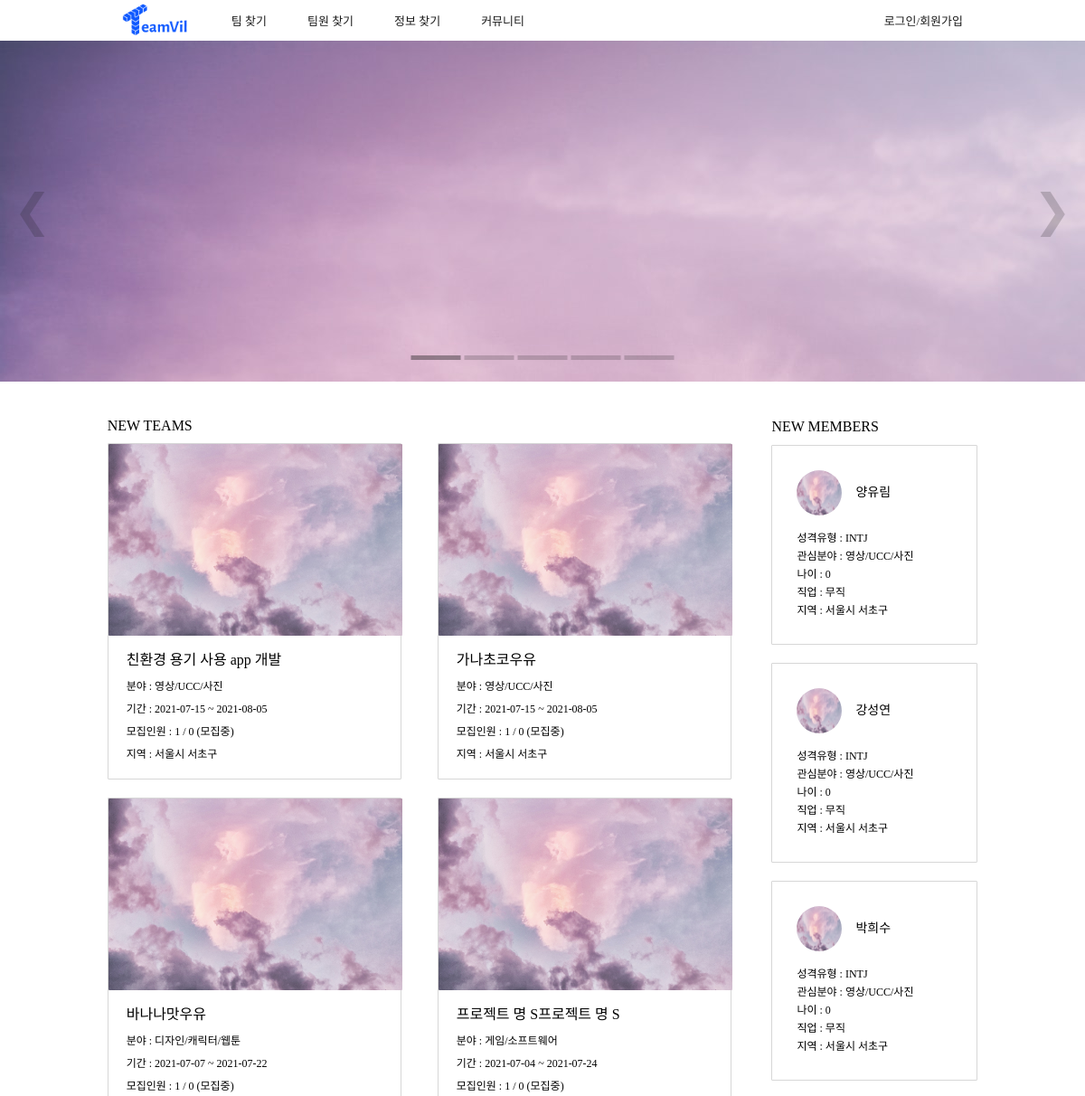
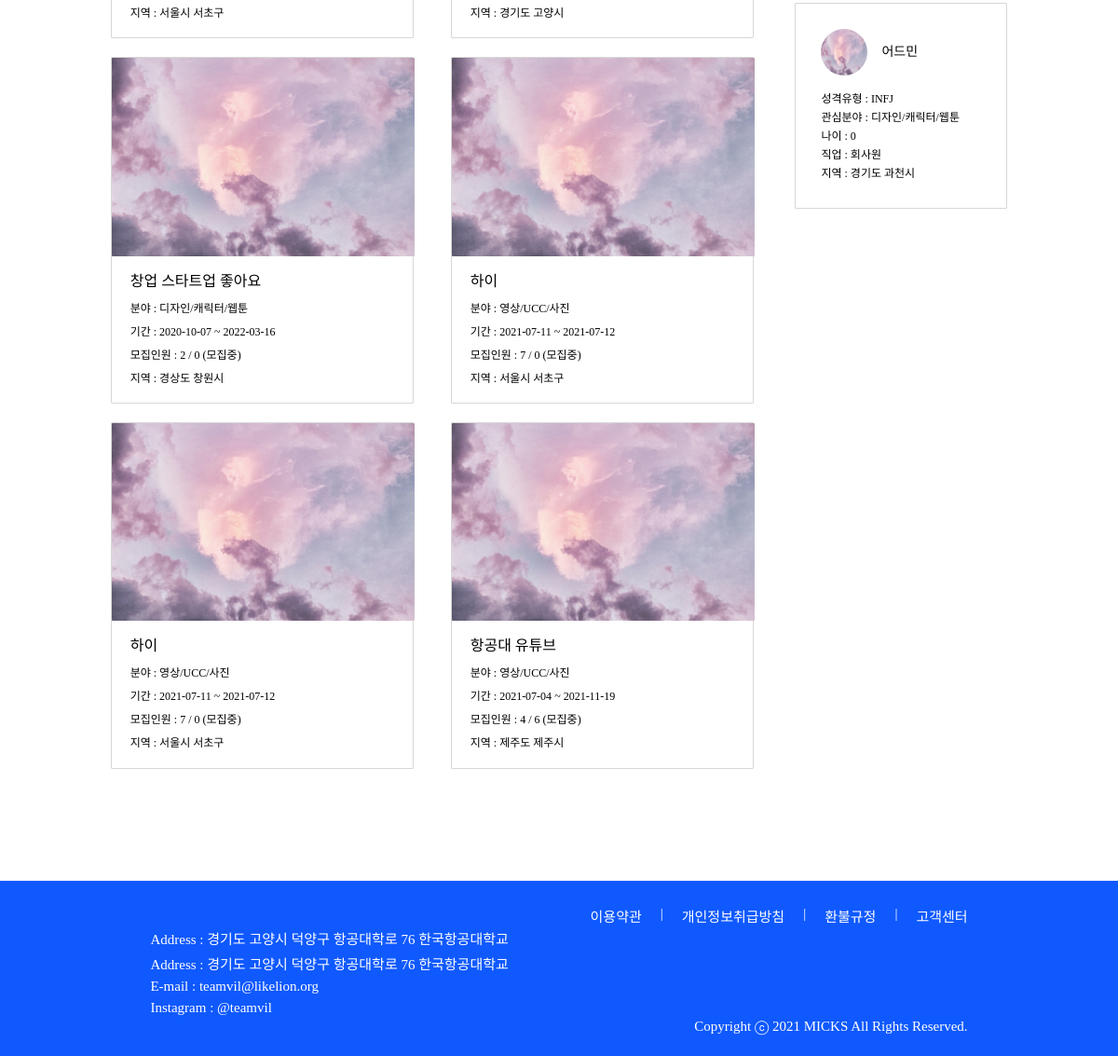
The page / on the database its author committed (2 pictures, top to bottom).
### project/models.py (models this page shows, shortened)
class Project(models.Model):
    user_id = models.ForeignKey(User, on_delete = models.PROTECT, db_column="user_id")
    use = models.IntegerField(default=0)
    isEnd = models.IntegerField(default=0)
    type = models.IntegerField()
    title = models.CharField(max_length=100)
    desc = models.CharField(max_length=100)
    field1_id = models.ForeignKey('home.Field1', on_delete = models.CASCADE, db_column="field1_id")
    field2 = models.CharField(max_length=20)
    region1_id = models.ForeignKey('home.Region1', on_delete = models.CASCADE, db_column="region1_id")
    region2_id = models.ForeignKey('home.Region2', on_delete = models.CASCADE, db_column="region2_id")
    mem_total = models.IntegerField()
    mem_now = models.IntegerField()
    mem_duty = models.IntegerField(default=0)
    start_date = models.DateField()
    end_date = models.DateField()
    state = models.IntegerField(default=1)
    school = models.CharField(max_length=45, null=True)
    content = models.TextField()
    isLink = models.IntegerField(default=0)
    isFile = models.IntegerField(default=0)
    education_id = models.ForeignKey('home.Education', on_delete = models.CASCADE, db_column="education_id", null=True)
    view_cnt = models.IntegerField(default=0)
    register = models.DateTimeField(default=timezone.now)

### home/models.py (models this page shows, shortened)
class Field1(models.Model):
    field1 = models.CharField(max_length=20)

class Region1(models.Model):
    region1 = models.CharField(max_length=20)

class Region2(models.Model):
    region1_id = models.ForeignKey(Region1, on_delete = models.CASCADE, db_column="region1_id")
    region2 = models.CharField(max_length=20)

### account/models.py (models this page shows, shortened)
class Profile(models.Model):
    user_id = models.ForeignKey(User, on_delete = models.CASCADE, db_column="user_id")
    name = models.CharField(max_length=25)
    mbti_id = models.ForeignKey(Mbti, on_delete = models.CASCADE, db_column="mbti_id")
    mbti_detail = models.CharField(max_length=100, null=True)
    email = models.CharField(max_length=45)
    phone = models.CharField(max_length=15)
    birthday = models.DateField()
    region1_id = models.ForeignKey(Region1, on_delete = models.CASCADE, db_column="region1_id")
    region2_id = models.ForeignKey(Region2, on_delete = models.CASCADE, db_column="region2_id")
    openPhone = models.IntegerField()
    openEmail = models.IntegerField()
    term_id = models.ForeignKey(Term, on_delete = models.CASCADE, db_column="term_id")
    field1_id = models.ForeignKey(Field1, on_delete = models.CASCADE, db_column="field1_id")
    field2 = models.CharField(max_length=20)
    state = models.IntegerField()
    job_id = models.ForeignKey(Job, on_delete = models.CASCADE, db_column="job_id")
    education_id = models.ForeignKey(Education, on_delete = models.CASCADE, db_column="education_id", null=True)
    isLink = models.IntegerField()
    isFile = models.IntegerField()
    isCarrer = models.IntegerField()
    pr = models.TextField(null=True)
    register = models.DateTimeField(default=timezone.now)
    photo = models.FileField(null=True)
    isReview = models.IntegerField()
    view_cnt = models.IntegerField(default=0)
    submit = models.IntegerField(default=0)

class Mbti(models.Model):
    mbti = models.CharField(max_length=4)
    mbti_cnt = models.IntegerField(default=0)

class Job(models.Model):
    job = models.CharField(max_length=20)

### home/views.py (the view)
# urls.py: 2. Add a URL to urlpatterns:  path('', views.home, name='home')
def home(request):
    projects = Project.objects.all().order_by('-id')[:8]
    profiles = Profile.objects.all().order_by('-id')[:4]
    return render(request, "home.html", {'profiles':profiles, "projects":projects })

### teamvil/templatetags/custom_tags.py (called while the page is built)
@register.simple_tag
def getAge(birthday):
    now = int(datetime.datetime.today().year)
    birthday = int(birthday.strftime('%Y'))
    return now - birthday

### home/templates/home.html (shortened to what this page needs)
<!DOCTYPE html>
{% load custom_tags %}
{% load static %}
<html lang="en">
<head>
    <link rel="stylesheet" href="{% static 'css/base.css' %}">
    <link rel="stylesheet" href="{% static 'css/home.css' %}">
</head>
<body>
    {% include 'navbar.html' %}
    <div class="home-slide-container">
        <div class="home-slide-item fade" style="display: block;">
            <div class="home-slide-img-container">
                <img class="home-slide-img" src="{% static 'image/home_slide_img_1.jpg' %}" alt="">
            </div>
        </div>
        <a class="home-slide-prev" onclick="plusSlide(-1)">&#10094;</a>
        <a class="home-slide-next" onclick="plusSlide(1)">&#10095;</a>
        <div class="home-slide-dot-container">
            <span class="home-slide-dot" onclick="currentSlide(1)"></span>
            <span class="home-slide-dot" onclick="currentSlide(2)"></span>
            <span class="home-slide-dot" onclick="currentSlide(3)"></span>
            <span class="home-slide-dot" onclick="currentSlide(4)"></span>
            <span class="home-slide-dot" onclick="currentSlide(5)"></span>
        </div>
    </div>
    <div class="margin home-latest-info-wrap">
        <div class="home-latest-info-wrap-container">
            <div class="home-latest-info-container">
                <section class="home-latest-team-container">
                    <div class="home-latest-team-head">
                        <p class="home-latest-team-head-text spoqa-medium">NEW TEAMS</p>
                    </div>
                    <div class="home-latest-team-table">
                        <div class="home-latest-team-table-item">
                            {% for project in projects %}
                                <article class="home-latest-team-item">
                                    <img class="home-latest-team-image" src="{% static 'image/cloud.jpg' %}" alt="">
                                    <div class="home-latest-team-item-text">
                                        <p class="home-latest-team-item-title spoqa-medium">{{project.title}}</p>
                                        <p class="home-latest-team-item-content spoqa-regular">분야 : {{project.field1_id.field1}}</p>
                                        <p class="home-latest-team-item-content spoqa-regular">기간 : {{project.start_date|date:"Y-m-d"}} ~ {{project.end_date|date:"Y-m-d"}}</p>
                                        <p class="home-latest-team-item-content spoqa-regular">모집인원 : {{project.mem_now}} / {{project.mem_duty}}
                                            {% if project.state == 1%}
                                                (모집중)
                                            {% else %}
                                                (모집완료)
                                            {% endif %}
                                        </p>
                                        <p class="home-latest-team-item-content spoqa-regular">지역 : {{project.region1_id.region1}} {{project.region2_id.region2}}</p>
                                    </div>
                                </article>
                            {% endfor %}
                        </div>
                    </div>
                </section>
                <section class="home-latest-member-container">
                    <div class="home-latest-member-head">
                        <p class="home-latest-member-head-text spoqa-medium">NEW MEMBERS</p>
                    </div>
                    <div class="home-latest-member-table">
                        <div class="home-latest-member-table-item">
                        {% for profile in profiles %}
                            <article class="home-latest-member-item">
                                <div class="home-latest-member-profile-container">
                                    <div class="home-latest-member-name-container">
                                        <img class="home-latest-member-image" src="{% static 'image/cloud.jpg' %}" alt="">
                                        <p class="spoqa-medium">{{profile.name}}</p>
                                    </div>
                                </div>
                                <p>성격유형 : {{profile.mbti_id.mbti}}</p>
                                <p>관심분야 : {{profile.field1_id.field1}}</p>
                                <p>나이 : {% getAge profile.birthday %}</p>
                                <p>직업 : {{ profile.job_id.job }}</p>
                                <p>지역 : {{ profile.region1_id.region1 }} {{ profile.region2_id.region2 }}</p>
                            </article>
                        {% endfor %}
                        </div>
                    </div>
                </section>
            </div>
        </div>
    </div>
    {% include 'footer.html' %}
</body>
</html>

### teamvil/static/css/base.css (style rules this page uses)
* { margin: 0; padding: 0; }
.margin { margin: 0px 118.6875px; }
.active { display: block; }
.spoqa-regular { font-family: 'Spoqa Han Sans Neo', 'sans-serif'; font-weight: 400; }
.spoqa-medium { font-family: 'Spoqa Han Sans Neo', 'sans-serif'; font-weight: 500; }
a { text-decoration: none; color: #1B1B1B; }
body { display: flex; min-height: 100vh; flex-direction: column; }

### home/static/css/home.css (style rules this page uses)
* { box-sizing: border-box; }
.home-slide-container { position: relative; width: 100%; }
.home-slide-item { height: 376.635px; display: none; overflow: hidden; }
.home-slide-prev, .home-slide-next { position: absolute; top: 50%; transform: translate(0, -50%); font-size: 50px; padding: 15px; cursor: pointer; color: rgba(27, 27, 27, 0.2); transition: 0.1s; user-select: none; }
.home-slide-next { right: 0; }
.home-slide-dot-container { position: absolute; left: 50%; transform: translate(-50%); bottom: 20px; cursor: pointer; }
.home-slide-dot { display: inline-block; width: 55px; height: 5px; margin: 0; background: rgba(27, 27, 27, 0.2); cursor: pointer; }
.active, .home-slide-dot:hover { background: rgba(27, 27, 27, 0.4); }
.fade { -webkit-animation-name: fade; -webkit-animation-duration: 1.5s; animation-name: fade; animation-duration: 1.5s; }
.home-latest-info-wrap { display: flex; justify-content: center; }
@media (min-width: 1190px) and (max-width: 1473.6px) { .home-latest-info-wrap-container { width: 1000.225px; } }
.home-latest-team-head, .home-latest-member-head { margin-top: 40px; margin-bottom: 10px; }
.home-latest-team-head-text, .home-latest-member-head-text { font-size: 16px; }
.home-latest-info-container { display: flex; justify-content: space-between; margin-bottom: 100px; flex-wrap: wrap; }
.home-latest-team-table { width: 690px; }
.home-latest-team-table-item { display: flex; flex-wrap: wrap; justify-content: space-between; }
.home-latest-team-item { width: 324.985px; height: 371.8875px; border: 1px solid #D7D7D7; border-radius: 1px; margin-bottom: 20px; }
.home-latest-team-image { width: 324.985px; height: 212.055px; border-radius: 1px; }
.home-latest-team-item-text { padding: 10px 20px; line-height: 25px; }
.home-latest-team-item-title { display: inline-block; font-size: 16px; margin-bottom: 5px; }
.home-latest-team-item-content { font-size: 12px; }
.home-latest-member-container { font-size: 12px; line-height: 20px; }
@media (min-width: 1190px) and (max-width: 1473.6px) { .home-latest-member-table { width: 227.88px; } }
.home-latest-member-table-item { display: flex; flex-wrap: wrap; justify-content: space-between; }
.home-latest-member-item { display: inline-table; width: 227.88px; height: 177.24px; border: 1px solid #D7D7D7; border-radius: 1px; padding: 27px; margin-bottom: 20px; }
.home-latest-member-profile-container { margin-bottom: 15px; font-size: 14px; }
.home-latest-member-name-container { display: flex; align-items: center; }
.home-latest-member-image { width: 50px; height: 50px; border-radius: 75px; margin-right: 15px; }

### rows shown on the page
Project: title "친환경 용기 사용 app 개발", field1_id.field1 "영상/UCC/사진", start_date "2021-07-15", end_date "2021-08-05", mem_now "1", mem_duty "0", state "(모집중)", region1_id.region1 "서울시", region2_id.region2 "서초구"
Project: title "가나초코우유", field1_id.field1 "영상/UCC/사진", start_date "2021-07-15", end_date "2021-08-05", mem_now "1", mem_duty "0", state "(모집중)", region1_id.region1 "서울시", region2_id.region2 "서초구"
Project: title "바나나맛우유", field1_id.field1 "디자인/캐릭터/웹툰", start_date "2021-07-07", end_date "2021-07-22", mem_now "1", mem_duty "0", state "(모집중)", region1_id.region1 "서울시", region2_id.region2 "서초구"
Project: title "프로젝트 명 S프로젝트 명 S", field1_id.field1 "게임/소프트웨어", start_date "2021-07-04", end_date "2021-07-24", mem_now "1", mem_duty "0", state "(모집중)", region1_id.region1 "경기도", region2_id.region2 "고양시"
Project: title "창업 스타트업 좋아요", field1_id.field1 "디자인/캐릭터/웹툰", start_date "2020-10-07", end_date "2022-03-16", mem_now "2", mem_duty "0", state "(모집중)", region1_id.region1 "경상도", region2_id.region2 "창원시"
Project: title "하이", field1_id.field1 "영상/UCC/사진", start_date "2021-07-11", end_date "2021-07-12", mem_now "7", mem_duty "0", state "(모집중)", region1_id.region1 "서울시", region2_id.region2 "서초구"
Project: title "하이", field1_id.field1 "영상/UCC/사진", start_date "2021-07-11", end_date "2021-07-12", mem_now "7", mem_duty "0", state "(모집중)", region1_id.region1 "서울시", region2_id.region2 "서초구"
Project: title "항공대 유튜브", field1_id.field1 "영상/UCC/사진", start_date "2021-07-04", end_date "2021-11-19", mem_now "4", mem_duty "6", state "(모집중)", region1_id.region1 "제주도", region2_id.region2 "제주시"
Profile: name "양유림", mbti_id.mbti "INTJ", field1_id.field1 "영상/UCC/사진", birthday "0", job_id.job "무직", region1_id.region1 "서울시", region2_id.region2 "서초구"
Profile: name "강성연", mbti_id.mbti "INTJ", field1_id.field1 "영상/UCC/사진", birthday "0", job_id.job "무직", region1_id.region1 "서울시", region2_id.region2 "서초구"
Profile: name "박희수", mbti_id.mbti "INTJ", field1_id.field1 "영상/UCC/사진", birthday "0", job_id.job "무직", region1_id.region1 "서울시", region2_id.region2 "서초구"
Profile: name "어드민", mbti_id.mbti "INFJ", field1_id.field1 "디자인/캐릭터/웹툰", birthday "0", job_id.job "회사원", region1_id.region1 "경기도", region2_id.region2 "과천시"
